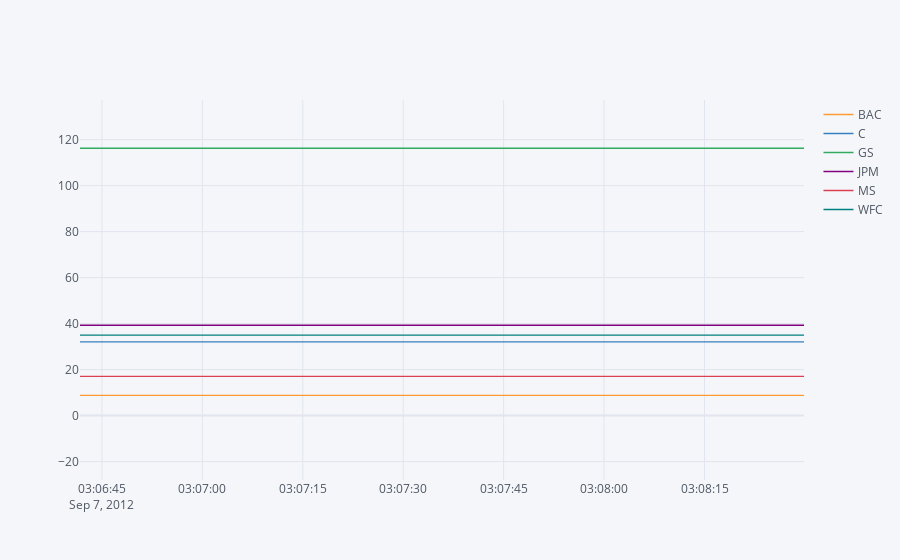

The code cell stored with this chart in its notebook:
### Code cell
# plotly
df.xs(key='Close',axis=1,level='Stock Info').iplot()

### Figure 1 — Plotly figure (JSON) as saved in the notebook; plotly's stock layout.template omitted (floating-point values rounded to 4 significant figures; data arrays with more than 128 entries replaced by an {"elided": "..."} marker saying what was removed)
{"data": [{"line": {"color": "rgba(255, 153, 51, 1.0)", "dash": "solid", "shape": "linear", "width": 1.3}, "mode": "lines", "name": "BAC", "text": "", "type": "scatter", "x": {"elided": "2517 str values"}, "y": {"elided": "2517 float values"}}, {"line": {"color": "rgba(55, 128, 191, 1.0)", "dash": "solid", "shape": "linear", "width": 1.3}, "mode": "lines", "name": "C", "text": "", "type": "scatter", "x": {"elided": "2517 str values"}, "y": {"elided": "2517 float values"}}, {"line": {"color": "rgba(50, 171, 96, 1.0)", "dash": "solid", "shape": "linear", "width": 1.3}, "mode": "lines", "name": "GS", "text": "", "type": "scatter", "x": {"elided": "2517 str values"}, "y": {"elided": "2517 float values"}}, {"line": {"color": "rgba(128, 0, 128, 1.0)", "dash": "solid", "shape": "linear", "width": 1.3}, "mode": "lines", "name": "JPM", "text": "", "type": "scatter", "x": {"elided": "2517 str values"}, "y": {"elided": "2517 float values"}}, {"line": {"color": "rgba(219, 64, 82, 1.0)", "dash": "solid", "shape": "linear", "width": 1.3}, "mode": "lines", "name": "MS", "text": "", "type": "scatter", "x": {"elided": "2517 str values"}, "y": {"elided": "2517 float values"}}, {"line": {"color": "rgba(0, 128, 128, 1.0)", "dash": "solid", "shape": "linear", "width": 1.3}, "mode": "lines", "name": "WFC", "text": "", "type": "scatter", "x": {"elided": "2517 str values"}, "y": {"elided": "2517 float values"}}], "layout": {"autosize": true, "legend": {"bgcolor": "#F5F6F9", "font": {"color": "#4D5663"}}, "paper_bgcolor": "#F5F6F9", "plot_bgcolor": "#F5F6F9", "title": {"font": {"color": "#4D5663"}}, "xaxis": {"autorange": false, "gridcolor": "#E1E5ED", "range": ["2012-09-07 03:06:41.7238", "2012-09-07 03:08:29.8608"], "showgrid": true, "tickfont": {"color": "#4D5663"}, "title": {"font": {"color": "#4D5663"}, "text": ""}, "type": "date", "zerolinecolor": "#E1E5ED"}, "yaxis": {"autorange": false, "gridcolor": "#E1E5ED", "range": [-28.02, 137.2], "showgrid": true, "tickfont": {"color": "#4D5663"}, "title": {"font": {"color": "#4D5663"}, "text": ""}, "type": "linear", "zerolinecolor": "#E1E5ED"}}}
